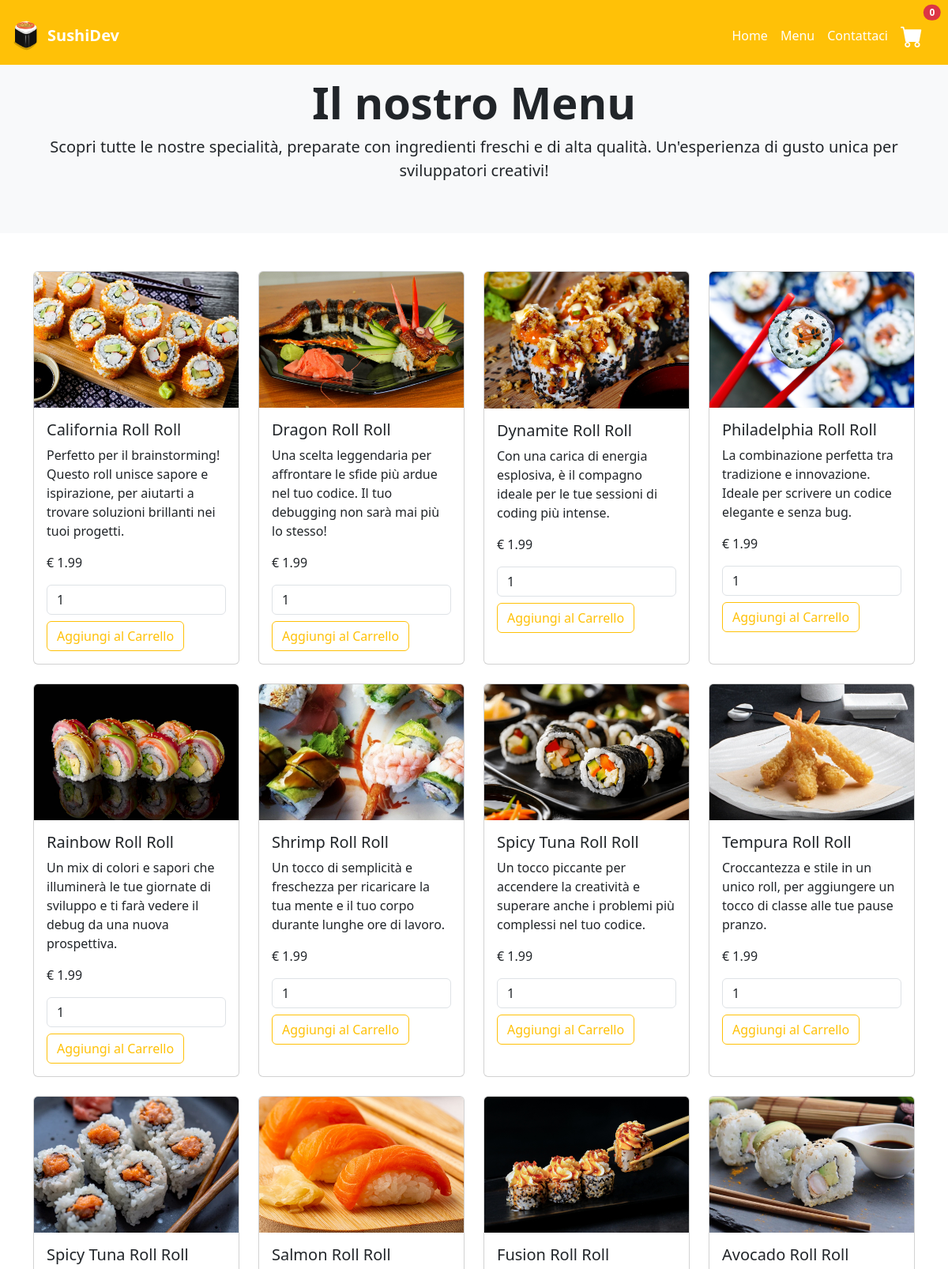
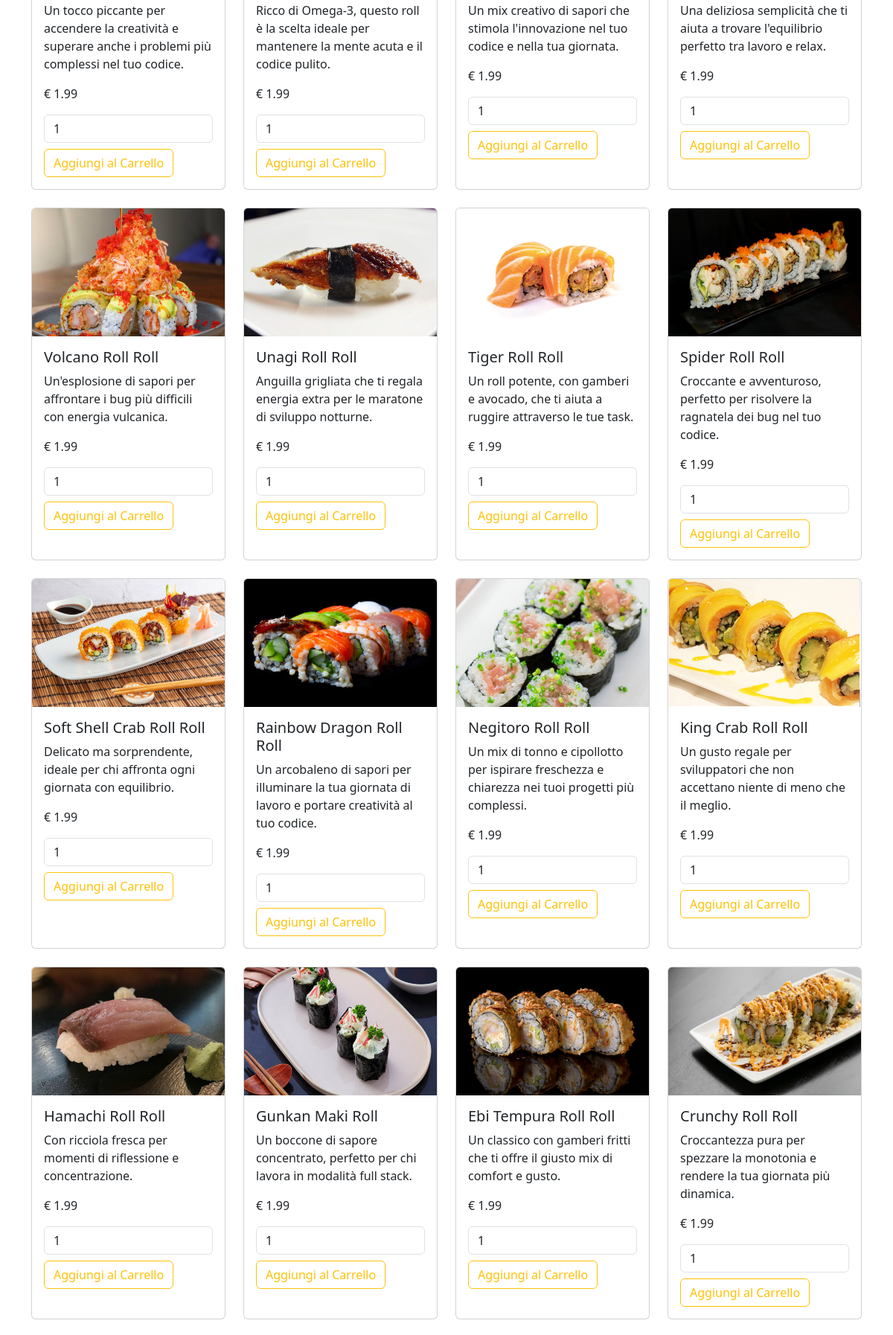
The app's page /menu/ (upper part) with its own data (2 pictures, top to bottom).
### rolls/models.py (models this page shows, shortened)
class Roll(models.Model):
    immagine = models.ImageField()
    nome = models.CharField(max_length=20)
    prezzo = models.FloatField()
    descrizione = models.TextField(default="Descrizione non disponibile")

### rolls/views.py (the view)
# urls.py: path('menu/', views.menu, name='menu'),
def menu(request):
    rolls = Roll.objects.all()
    return render(request, 'rolls/Menu.html', {'rolls': rolls})

### rolls/templates/rolls/Menu.html (shortened to what this page needs)
{% extends 'rolls/common.html' %}
    {% block content %}
        <header class="bg-light py-5 mt-5 text-center my-5">
            <div class="container">
                <h1 class="display-4 fw-bold">Il nostro Menu</h1>
                <p class="lead">Scopri tutte le nostre specialità, preparate con ingredienti freschi e di alta qualità. Un'esperienza di gusto unica per sviluppatori creativi!</p>
            </div>
        </header>
        <div class="container my-5">
            <div class="row row-cols-2 row-cols-md-3 row-cols-lg-4 g-4">
                {% for roll in rolls %}
                <div class="col">
                    <div class="card h-100">
                        <img src="{{ roll.immagine.url }}" class="card-img-top" alt="{{ roll.nome }}">
                        <div class="card-body">
                            <h5 class="card-title">{{ roll.nome }} Roll</h5>
                            <p class="card-text">{{ roll.descrizione }}</p>
                            <p class="card-text">€ {{ roll.prezzo }}</p>
                            <form method="post" action="{% url 'aggiungi_al_carrello' roll.id %}" onsubmit="event.preventDefault(); aggiungiAlCarrello(this);">
                                <input type="number" name="quantita" min="1" value="1" class="form-control mb-2">
                                <button type="submit" class="btn btn-outline-warning d-grid gap-2">Aggiungi al Carrello</button>
                            </form>
                        </div>
                    </div>
                </div>
                {% endfor %}
            </div>
        </div>
    {% endblock %}

### rolls/templates/rolls/common.html (shortened to what this page needs)
<!doctype html>
<html lang="en">
  <head>
    {% load static %}
    <link href="https://cdn.jsdelivr.net/npm/bootstrap@5.3.3/dist/css/bootstrap.min.css" rel="stylesheet">
    <link rel="stylesheet" href="https://cdn.jsdelivr.net/npm/bootstrap-icons/font/bootstrap-icons.css">
  </head>
  <body>
    <nav id="navbar" class="navbar navbar-expand-lg navbar-dark bg-warning fixed-top" style="padding-top: 1rem; padding-right: 0.5rem;">
        <div class="container-fluid">
            <a class="navbar-brand d-flex align-items-center" href="{% url 'home' %}">
                {% load static %}
                <img src="{% static 'rolls/logo.png' %}" alt="Logo SushiDev" width="40" height="40" class="d-inline-block me-2">
                <span class="fs-5 fw-bold">SushiDev</span>
            </a>
            <div class="collapse navbar-collapse" id="navbarNav">
                <ul class="navbar-nav ms-auto align-items-center">
                    <li class="nav-item">
                        <a href="{% url 'home' %}" class="nav-link text-white fs-6">Home</a>
                    </li>
                    <li class="nav-item">
                        <a href="{% url 'menu' %}" class="nav-link text-white fs-6">Menu</a>
                    </li>
                    <li class="nav-item">
                        <a href="{% url 'contact' %}" class="nav-link text-white fs-6">Contattaci</a>
                    </li>
                    <li class="nav-item d-none d-lg-block">
                        <a href="{% url 'carrello' %}" class="nav-link text-white position-relative d-flex align-items-center">
                            <i class="bi bi-cart-fill fs-3 me-1"></i>
                            <span class="position-absolute top-0 start-100 translate-middle badge rounded-pill bg-danger">
                                {{ request.session.carrello|length|default:0 }}
                            </span>
                        </a>
                    </li>
                </ul>
            </div>
        </div>
    </nav>
    {% block content %}
    {% endblock %}
  </body>
</html>

### records on screen
Roll: immagine (picture), nome "California Roll", descrizione "Perfetto per il brainstorming! Questo roll unisce sapore e ispirazione, per aiutarti a trovare soluzioni brillanti nei tuoi progetti.", prezzo "1.99"
Roll: immagine (picture), nome "Dragon Roll", descrizione "Una scelta leggendaria per affrontare le sfide più ardue nel tuo codice. Il tuo debugging non sarà mai più lo stesso!", prezzo "1.99"
Roll: immagine (picture), nome "Dynamite Roll", descrizione "Con una carica di energia esplosiva, è il compagno ideale per le tue sessioni di coding più intense.", prezzo "1.99"
Roll: immagine (picture), nome "Philadelphia Roll", descrizione "La combinazione perfetta tra tradizione e innovazione. Ideale per scrivere un codice elegante e senza bug.", prezzo "1.99"
Roll: immagine (picture), nome "Rainbow Roll", descrizione "Un mix di colori e sapori che illuminerà le tue giornate di sviluppo e ti farà vedere il debug da una nuova prospettiva.", prezzo "1.99"
Roll: immagine (picture), nome "Shrimp Roll", descrizione "Un tocco di semplicità e freschezza per ricaricare la tua mente e il tuo corpo durante lunghe ore di lavoro.", prezzo "1.99"
Roll: immagine (picture), nome "Spicy Tuna Roll", descrizione "Un tocco piccante per accendere la creatività e superare anche i problemi più complessi nel tuo codice.", prezzo "1.99"
Roll: immagine (picture), nome "Tempura Roll", descrizione "Croccantezza e stile in un unico roll, per aggiungere un tocco di classe alle tue pause pranzo.", prezzo "1.99"
Roll: immagine (picture), nome "Spicy Tuna Roll", descrizione "Un tocco piccante per accendere la creatività e superare anche i problemi più complessi nel tuo codice.", prezzo "1.99"
Roll: immagine (picture), nome "Salmon Roll", descrizione "Ricco di Omega-3, questo roll è la scelta ideale per mantenere la mente acuta e il codice pulito.", prezzo "1.99"
Roll: immagine (picture), nome "Fusion Roll", descrizione "Un mix creativo di sapori che stimola l'innovazione nel tuo codice e nella tua giornata.", prezzo "1.99"
Roll: immagine (picture), nome "Avocado Roll", descrizione "Una deliziosa semplicità che ti aiuta a trovare l'equilibrio perfetto tra lavoro e relax.", prezzo "1.99"
Roll: immagine (picture), nome "Volcano Roll", descrizione "Un'esplosione di sapori per affrontare i bug più difficili con energia vulcanica.", prezzo "1.99"
Roll: immagine (picture), nome "Unagi Roll", descrizione "Anguilla grigliata che ti regala energia extra per le maratone di sviluppo notturne.", prezzo "1.99"
Roll: immagine (picture), nome "Tiger Roll", descrizione "Un roll potente, con gamberi e avocado, che ti aiuta a ruggire attraverso le tue task.", prezzo "1.99"
Roll: immagine (picture), nome "Spider Roll", descrizione "Croccante e avventuroso, perfetto per risolvere la ragnatela dei bug nel tuo codice.", prezzo "1.99"
Roll: immagine (picture), nome "Soft Shell Crab Roll", descrizione "Delicato ma sorprendente, ideale per chi affronta ogni giornata con equilibrio.", prezzo "1.99"
Roll: immagine (picture), nome "Rainbow Dragon Roll", descrizione "Un arcobaleno di sapori per illuminare la tua giornata di lavoro e portare creatività al tuo codice.", prezzo "1.99"
Roll: immagine (picture), nome "Negitoro Roll", descrizione "Un mix di tonno e cipollotto per ispirare freschezza e chiarezza nei tuoi progetti più complessi.", prezzo "1.99"
Roll: immagine (picture), nome "King Crab Roll", descrizione "Un gusto regale per sviluppatori che non accettano niente di meno che il meglio.", prezzo "1.99"
Roll: immagine (picture), nome "Hamachi Roll", descrizione "Con ricciola fresca per momenti di riflessione e concentrazione.", prezzo "1.99"
Roll: immagine (picture), nome "Gunkan Maki", descrizione "Un boccone di sapore concentrato, perfetto per chi lavora in modalità full stack.", prezzo "1.99"
Roll: immagine (picture), nome "Ebi Tempura Roll", descrizione "Un classico con gamberi fritti che ti offre il giusto mix di comfort e gusto.", prezzo "1.99"
Roll: immagine (picture), nome "Crunchy Roll", descrizione "Croccantezza pura per spezzare la monotonia e rendere la tua giornata più dinamica.", prezzo "1.99"

### other values on screen
{{ request.session.carrello|length|default:0 }} "0"
